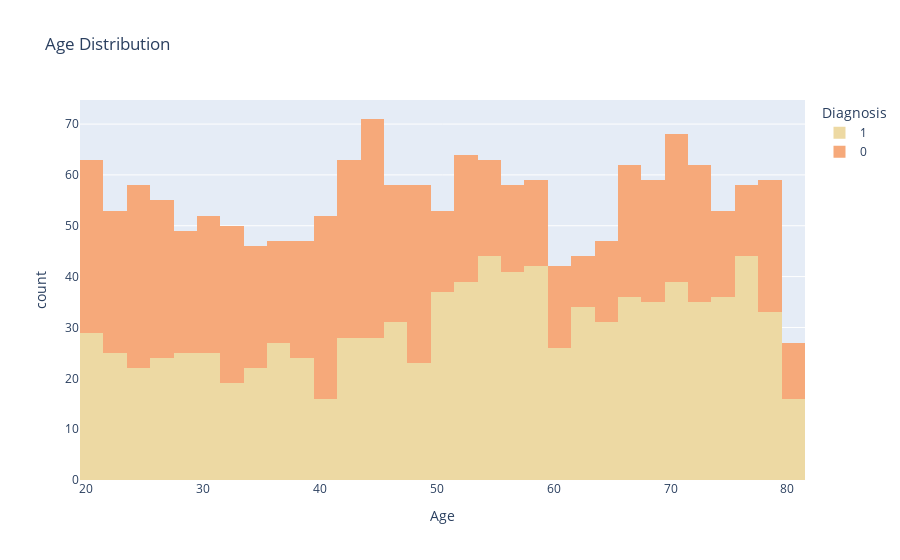
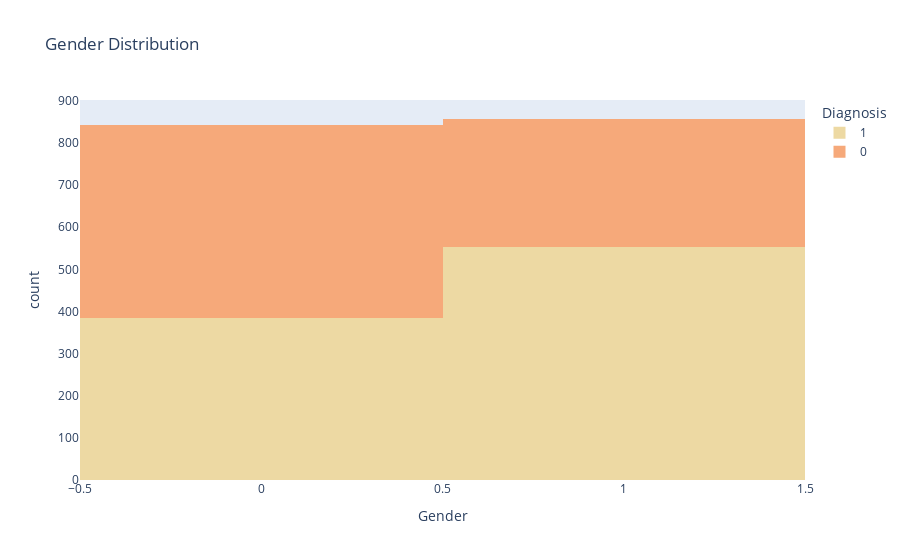
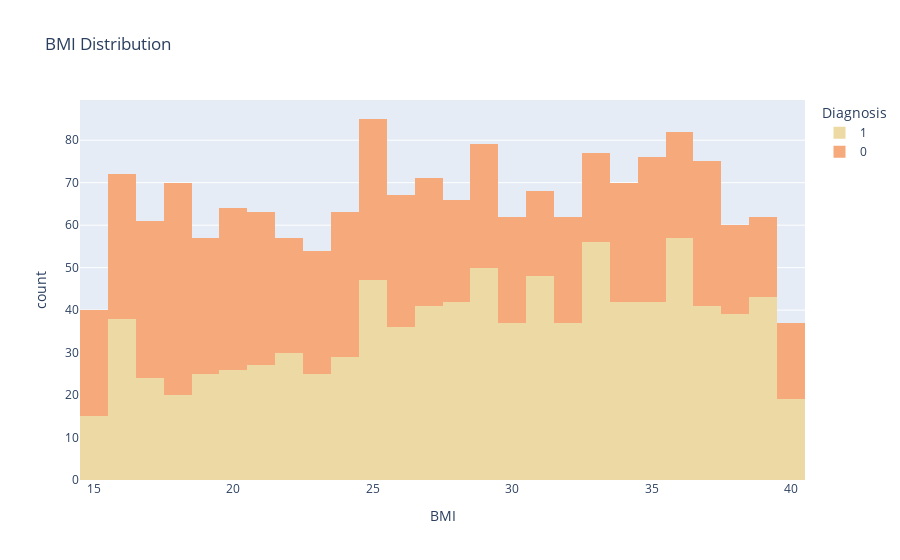
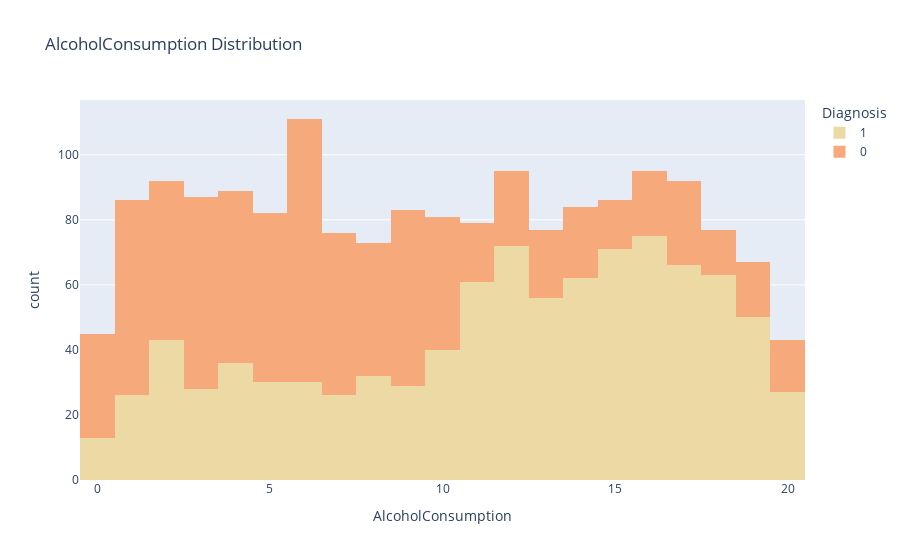

The notebook cell saved with these charts, in order:
### Markdown cell above
## melihat distubisi data

### Code cell
for col in df.columns:
    if col != "Diagnosis":
        fig = px.histogram(df, x=col, color="Diagnosis", title=f"{col} Distribution", color_discrete_sequence=px.colors.sequential.Agsunset_r)
        fig.show()

### Figure 1 — Plotly figure (JSON) as saved in the notebook; plotly's stock layout.template omitted (floating-point values rounded to 4 significant figures; data arrays with more than 128 entries replaced by an {"elided": "..."} marker saying what was removed)
{"data": [{"alignmentgroup": "True", "bingroup": "x", "hovertemplate": "Diagnosis=1<br>Age=%{x}<br>count=%{y}<extra></extra>", "legendgroup": "1", "marker": {"color": "rgb(237, 217, 163)", "pattern": {"shape": ""}}, "name": "1", "offsetgroup": "1", "orientation": "v", "showlegend": true, "type": "histogram", "x": {"elided": "936 int values"}, "xaxis": "x", "yaxis": "y"}, {"alignmentgroup": "True", "bingroup": "x", "hovertemplate": "Diagnosis=0<br>Age=%{x}<br>count=%{y}<extra></extra>", "legendgroup": "0", "marker": {"color": "rgb(246, 169, 122)", "pattern": {"shape": ""}}, "name": "0", "offsetgroup": "0", "orientation": "v", "showlegend": true, "type": "histogram", "x": {"elided": "764 int values"}, "xaxis": "x", "yaxis": "y"}], "layout": {"barmode": "relative", "legend": {"title": {"text": "Diagnosis"}, "tracegroupgap": 0}, "title": {"text": "Age Distribution"}, "xaxis": {"anchor": "y", "domain": [0, 1], "title": {"text": "Age"}}, "yaxis": {"anchor": "x", "domain": [0, 1], "title": {"text": "count"}}}}

### Figure 2 — Plotly figure (JSON) as saved in the notebook; plotly's stock layout.template omitted (floating-point values rounded to 4 significant figures; data arrays with more than 128 entries replaced by an {"elided": "..."} marker saying what was removed)
{"data": [{"alignmentgroup": "True", "bingroup": "x", "hovertemplate": "Diagnosis=1<br>Gender=%{x}<br>count=%{y}<extra></extra>", "legendgroup": "1", "marker": {"color": "rgb(237, 217, 163)", "pattern": {"shape": ""}}, "name": "1", "offsetgroup": "1", "orientation": "v", "showlegend": true, "type": "histogram", "x": {"elided": "936 int values"}, "xaxis": "x", "yaxis": "y"}, {"alignmentgroup": "True", "bingroup": "x", "hovertemplate": "Diagnosis=0<br>Gender=%{x}<br>count=%{y}<extra></extra>", "legendgroup": "0", "marker": {"color": "rgb(246, 169, 122)", "pattern": {"shape": ""}}, "name": "0", "offsetgroup": "0", "orientation": "v", "showlegend": true, "type": "histogram", "x": {"elided": "764 int values"}, "xaxis": "x", "yaxis": "y"}], "layout": {"barmode": "relative", "legend": {"title": {"text": "Diagnosis"}, "tracegroupgap": 0}, "title": {"text": "Gender Distribution"}, "xaxis": {"anchor": "y", "domain": [0, 1], "title": {"text": "Gender"}}, "yaxis": {"anchor": "x", "domain": [0, 1], "title": {"text": "count"}}}}

### Figure 3 — Plotly figure (JSON) as saved in the notebook; plotly's stock layout.template omitted (floating-point values rounded to 4 significant figures; data arrays with more than 128 entries replaced by an {"elided": "..."} marker saying what was removed)
{"data": [{"alignmentgroup": "True", "bingroup": "x", "hovertemplate": "Diagnosis=1<br>BMI=%{x}<br>count=%{y}<extra></extra>", "legendgroup": "1", "marker": {"color": "rgb(237, 217, 163)", "pattern": {"shape": ""}}, "name": "1", "offsetgroup": "1", "orientation": "v", "showlegend": true, "type": "histogram", "x": {"elided": "936 float values"}, "xaxis": "x", "yaxis": "y"}, {"alignmentgroup": "True", "bingroup": "x", "hovertemplate": "Diagnosis=0<br>BMI=%{x}<br>count=%{y}<extra></extra>", "legendgroup": "0", "marker": {"color": "rgb(246, 169, 122)", "pattern": {"shape": ""}}, "name": "0", "offsetgroup": "0", "orientation": "v", "showlegend": true, "type": "histogram", "x": {"elided": "764 float values"}, "xaxis": "x", "yaxis": "y"}], "layout": {"barmode": "relative", "legend": {"title": {"text": "Diagnosis"}, "tracegroupgap": 0}, "title": {"text": "BMI Distribution"}, "xaxis": {"anchor": "y", "domain": [0, 1], "title": {"text": "BMI"}}, "yaxis": {"anchor": "x", "domain": [0, 1], "title": {"text": "count"}}}}

### Figure 4 — Plotly figure (JSON) as saved in the notebook; plotly's stock layout.template omitted (floating-point values rounded to 4 significant figures; data arrays with more than 128 entries replaced by an {"elided": "..."} marker saying what was removed)
{"data": [{"alignmentgroup": "True", "bingroup": "x", "hovertemplate": "Diagnosis=1<br>AlcoholConsumption=%{x}<br>count=%{y}<extra></extra>", "legendgroup": "1", "marker": {"color": "rgb(237, 217, 163)", "pattern": {"shape": ""}}, "name": "1", "offsetgroup": "1", "orientation": "v", "showlegend": true, "type": "histogram", "x": {"elided": "936 float values"}, "xaxis": "x", "yaxis": "y"}, {"alignmentgroup": "True", "bingroup": "x", "hovertemplate": "Diagnosis=0<br>AlcoholConsumption=%{x}<br>count=%{y}<extra></extra>", "legendgroup": "0", "marker": {"color": "rgb(246, 169, 122)", "pattern": {"shape": ""}}, "name": "0", "offsetgroup": "0", "orientation": "v", "showlegend": true, "type": "histogram", "x": {"elided": "764 float values"}, "xaxis": "x", "yaxis": "y"}], "layout": {"barmode": "relative", "legend": {"title": {"text": "Diagnosis"}, "tracegroupgap": 0}, "title": {"text": "AlcoholConsumption Distribution"}, "xaxis": {"anchor": "y", "domain": [0, 1], "title": {"text": "AlcoholConsumption"}}, "yaxis": {"anchor": "x", "domain": [0, 1], "title": {"text": "count"}}}}
